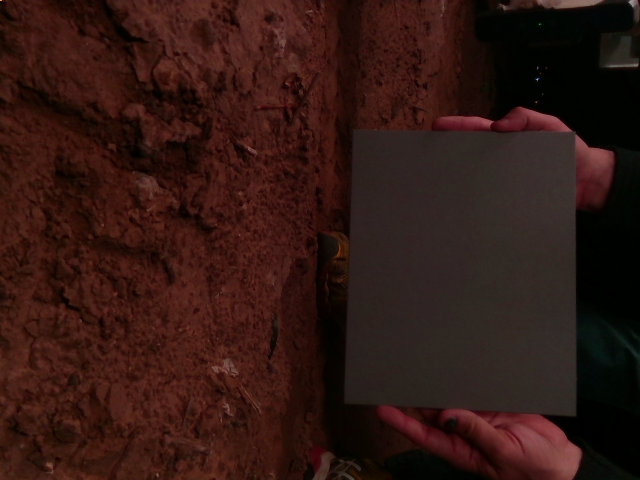
%> input picture colorcalibration/_old/color_checker_detect/positive/grayCheckerJun2018.png, 640 x 480 px
$ octave test_gray.m   (GNU Octave 9; MATLAB toolbox functions it lacks are replaced by stand-ins)
%> lines starting %> are read from the running program, lines starting %| are printed output that depends on the picture
gray = imread('grayCheckerJun2018.png');
%> gray is the input picture: size 480x640x3 uint8; mean R, G, B 49, 23.8, 18.8
pic_size = size(gray );
%> pic_size = [480 640 3]
RGB_pic = double(gray(191:373,371:543,:))
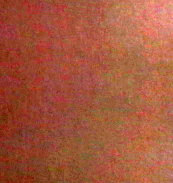
%> RGB_pic: size 183x173x3 double; mean R, G, B 48.4, 38.4, 34.9; drawn with min black and max white
sizeChartRef = size(RGB_pic);
%> sizeChartRef = [183 173 3]
grayRef = zeros(sizeChartRef);


for i=1:3 % 3 rgb channels
    grayRef(:,:,i) = 119;
end
%> grayRef: size 183x173x3 double; every value is 119
length_sample_list = sizeChartRef(1)*sizeChartRef(2);
%> length_sample_list = 31659
grayRef_list = reshape(grayRef, [length_sample_list 3]);
RGB_pic_list = reshape(RGB_pic, [length_sample_list 3]);
%RGB_meanRGB = round(RGB_meanRGB);
%M = lsqminnorm(RGB_select,grayRef);
M = RGB_pic_list\grayRef_list;
%> M = [2.8 2.8 2.8; 0.349 0.349 0.349; -0.876 -0.876 -0.876]

gray_list = reshape(gray, [pic_size(1)*pic_size(2) pic_size(3)]);
%RGB_pic_list = reshape(RGB_pic,[pic_size(1)*pic_size(2)  3]);
%calibrated = lsqminnorm(double(gray_list),M);
calibrated = double(gray_list)*M;

gray_cal  = reshape(calibrated,[pic_size(1) pic_size(2) pic_size(3)]);
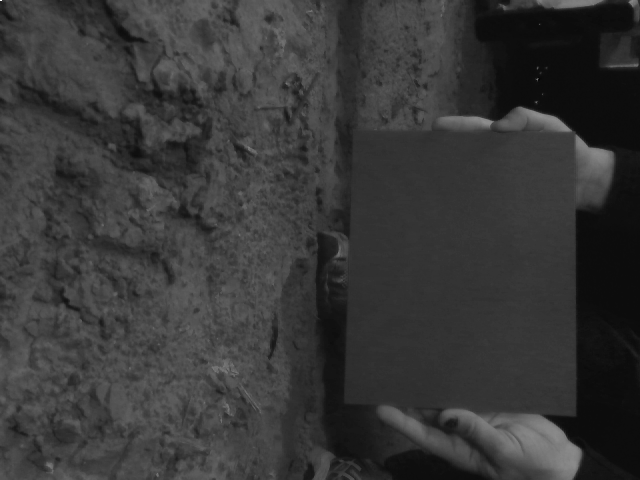
%> gray_cal: size 480x640x3 double; min -37.68, max 720.7, mean 129.2; drawn with min black and max white
%a = gray - round(gray_cal)
imshow([round(gray_cal),gray]);
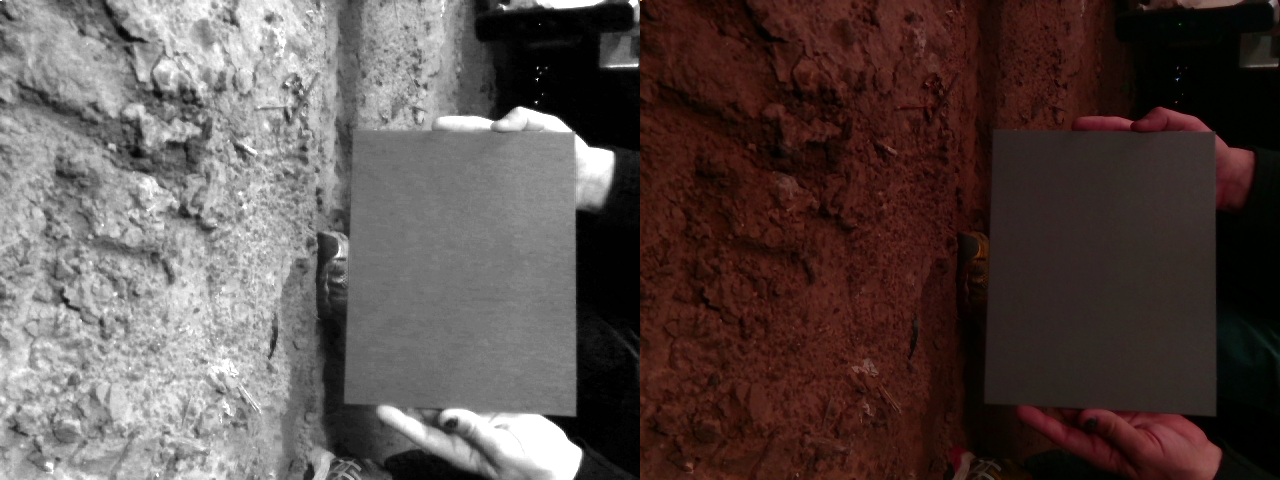
%> displayed picture: size 480x1280x3, on the screen's scale of 0 to 255; mean R, G, B 88.5, 75.9, 73.4
title('1st calibrated; 2nd normal')
